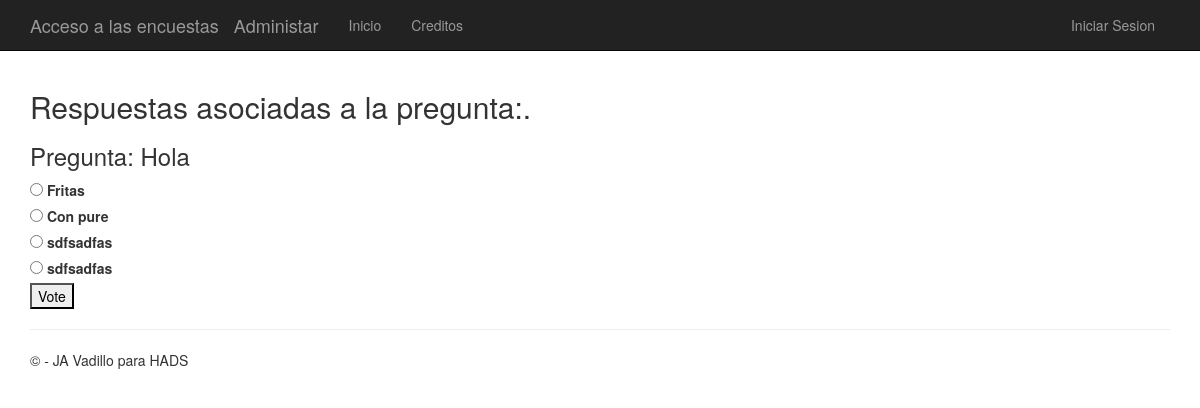
The app's page /polls/3/, older data.
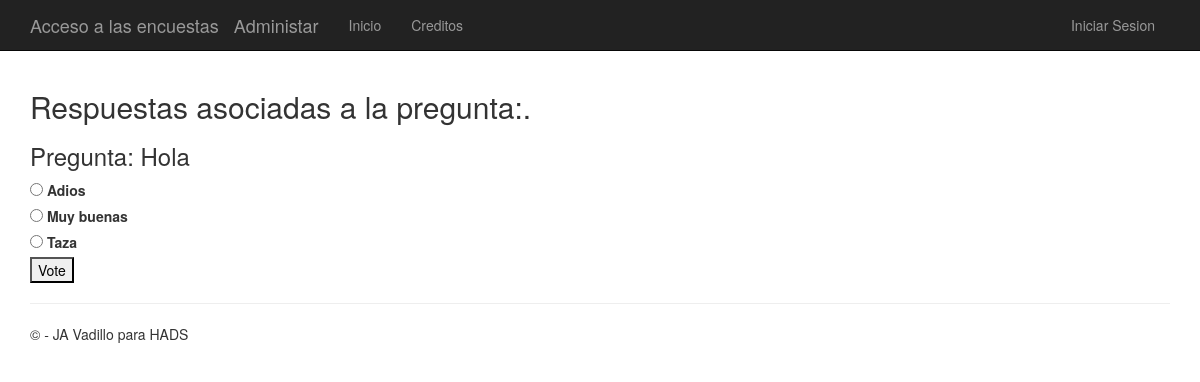
The same page, newer data.
### app/models.py (models this page shows)
class Choice(models.Model):
    question = models.ForeignKey(Question)
    choice_text = models.CharField(max_length=200)
    correct = models.BooleanField(default=False)
    votes = models.IntegerField(default=0)

### app/views.py (the view)
# urls.py: url(r'^polls/(?P<question_id>\d+)/$', app.views.detail, name='detail'),
def detail(request, question_id):
     question = get_object_or_404(Question, pk=question_id)
     return render(request, 'polls/detail.html', {'title':'Respuestas asociadas a la pregunta:','question': question})

### app/templates/polls/detail.html (shortened to what this page needs)
﻿{% extends "app/layout.html" %}
{% block content %}
<h2>{{ title }}.</h2>
<h3>Pregunta: {{ question.question_text }}</h3>
{% if request.user.is_authenticated %}
    {% for choice in question.choice_set.all %}
        <label for="choice{{ forloop.counter }}">{{ choice.choice_text }} ---- Veces respondida: {{ choice.votes }}  | </label>
    {% if choice.correct %}
          <label style="color:green;">CORRECTO</label><br />
    {% else %}
        <label style="color:red;">INCORRECTO</label><br />
    {% endif %}
    {% endfor %}
        <a href="{% url 'choice_add' question.id %}"><h3>Insertar Opciones</h3></a>
        <a href="{% url 'chart' question.id %}"> <h3>Ver resultado de la votacion</h3> </a><br />
{% else %}
    <form action="{% url 'vote' question.id %}" method="POST">
    {% for choice in question.choice_set.all %}
        <input type="radio" name="choice" id="choice{{ forloop.counter }}" value="{{ choice.id }}" />
        <label for="choice{{ forloop.counter }}">{{ choice.choice_text }}</label><br />
    {% endfor %}
    <input type="submit" value="Vote" />
    </form>
{% endif %}
{% endblock %}

Row changes from the older to the newer data that the page shows:
removed Choice: choice_text "sdfsadfas"
changed Choice: choice "☐ Fritas" → "☐ Adios"; choice_text "Fritas" → "Adios"
changed Choice: choice "☐ Con pure" → "☐ Muy buenas"; choice_text "Con pure" → "Muy buenas"
changed Choice: choice "☐ sdfsadfas" → "☐ Taza"; choice_text "sdfsadfas" → "Taza"
